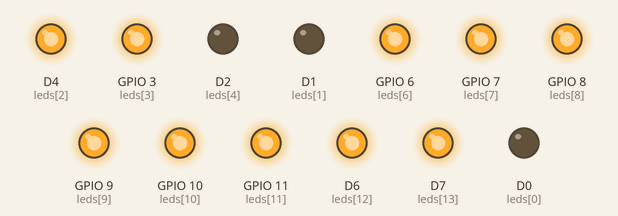
Bench run of a sketch on a simulated ESP8266 (NodeMCU). Shown: output pins drawn as LEDs (lit = HIGH).

Above: at 0.2 s.
At 1.7 s:
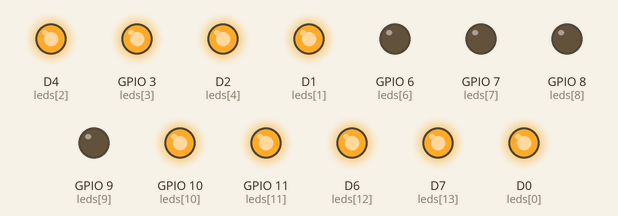
At 2.7 s:
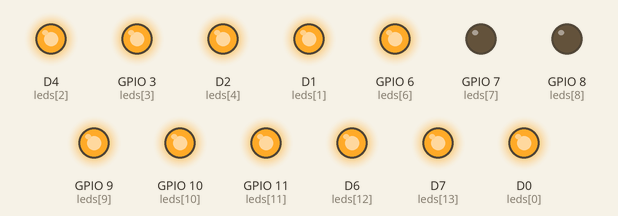
At 3.7 s:
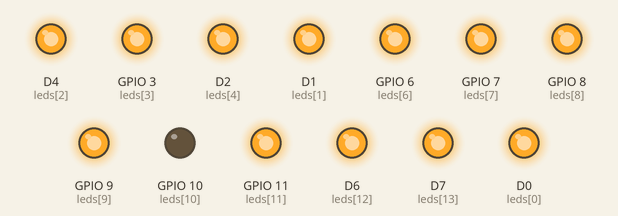
At 5.7 s:
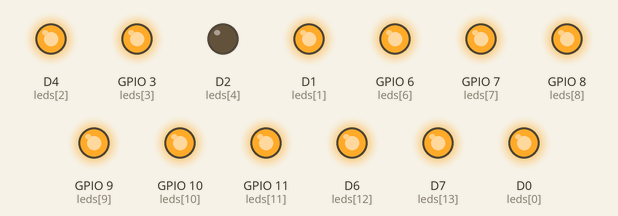
At 7.7 s:
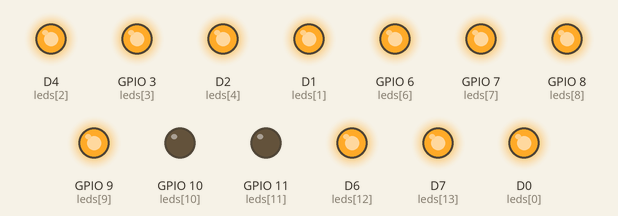
Timing chart, 0 to 8.5 s (numbered marks = the images above):
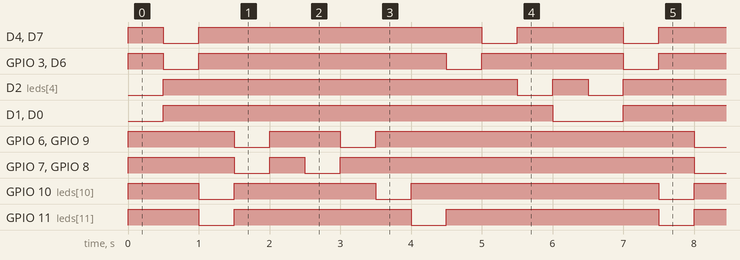

The sketch:

LED_marrix_run.ino
```cpp
#define NUM 16 // 首先定義LED的數目
int leds[NUM] = {
  D0, D1, 2, 3, 4, 5, 6, 7, 8, 9, 10, 11, 12, 13, D14, D15
};

// 將每個腳位模式設為OUTPUT
void setup() {
  for(int i = 0; i < NUM; i++){
    pinMode(leds[i], OUTPUT);
  }
}

void loop() {

    func(0xC003);
    delay(500);
    func(0x300C);
    delay(500);
    func(0x0C30);
    delay(500);
    func(0x03C0);
    delay(500);
    func(0x0000);
    delay(500);
    func(0x0180);
    delay(500);
    func(0x0240);
    delay(500);
    func(0x0420);
    delay(500);
    func(0x0810);
    delay(500);
    func(0x1008);
    delay(500);
    func(0x2004);
    delay(500);
    func(0x4002);
    delay(500);
    func(0x8001);
    delay(500);
}
void func(int num){
  unsigned int mask =0b1<<15;
   for(int i=0;i<16;i++){
       if((num&mask)>>(15-i) == 1){
          digitalWrite(leds[i], LOW);
        }
        else{
          digitalWrite(leds[i], HIGH);
        }
        mask>>=1;
    }
}
```

Measured:
- by itself, D4 (leds[2]), D7 (leds[13]): repeats every 6.5 s: LOW 0.50 s, HIGH 4.0 s, LOW 0.50 s, HIGH 1.5 s
- by itself, GPIO 3 (leds[3]), D6 (leds[12]): repeats every 6.5 s: LOW 0.50 s, HIGH 3.5 s, LOW 0.50 s, HIGH 2.0 s
- by itself, D2 (leds[4]), GPIO 7 (leds[7]), GPIO 8 (leds[8]): repeats every 6.5 s: LOW 0.50 s, HIGH 0.50 s, LOW 0.50 s, HIGH 5.0 s
- by itself, D1 (leds[1]), D0 (leds[0]): alternates HIGH for 5.5 s and LOW for 1.0 s
- by itself, GPIO 6 (leds[6]), GPIO 9 (leds[9]): repeats every 6.5 s: LOW 0.50 s, HIGH 1.0 s, LOW 0.50 s, HIGH 4.5 s
- by itself, GPIO 10 (leds[10]): repeats every 6.5 s: LOW 0.50 s, HIGH 2.0 s, LOW 0.50 s, HIGH 3.5 s
- by itself, GPIO 11 (leds[11]): repeats every 6.5 s: LOW 0.50 s, HIGH 2.5 s, LOW 0.50 s, HIGH 3.0 s
